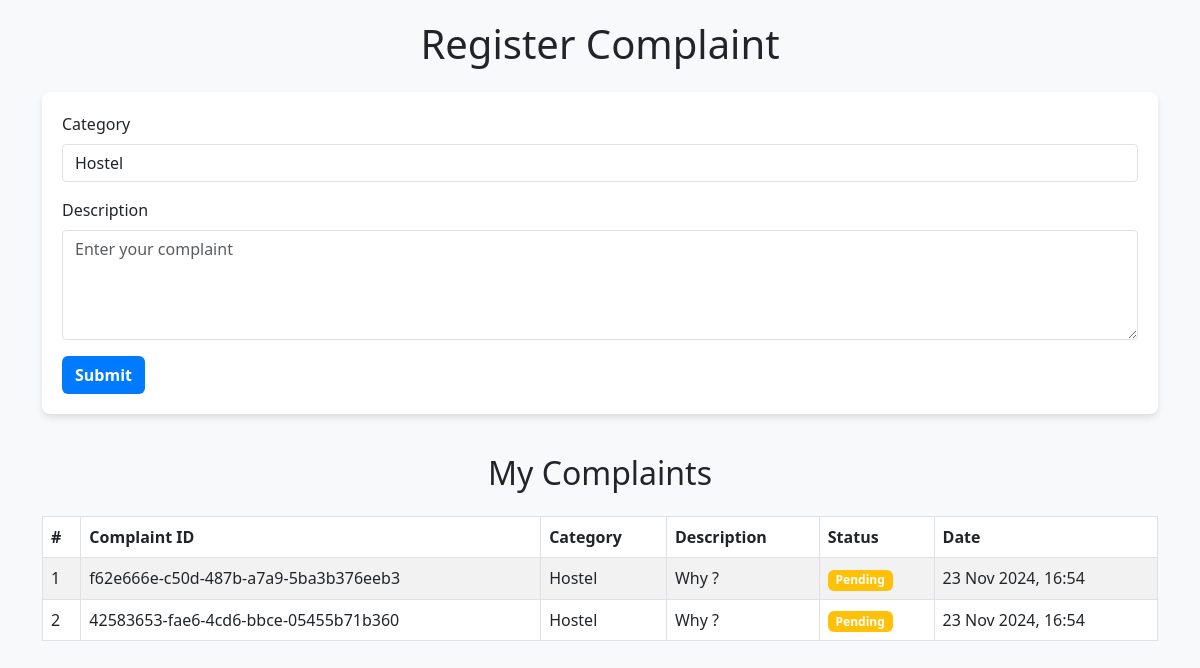
/student/ (signed in), run on an earlier commit of the app's database.
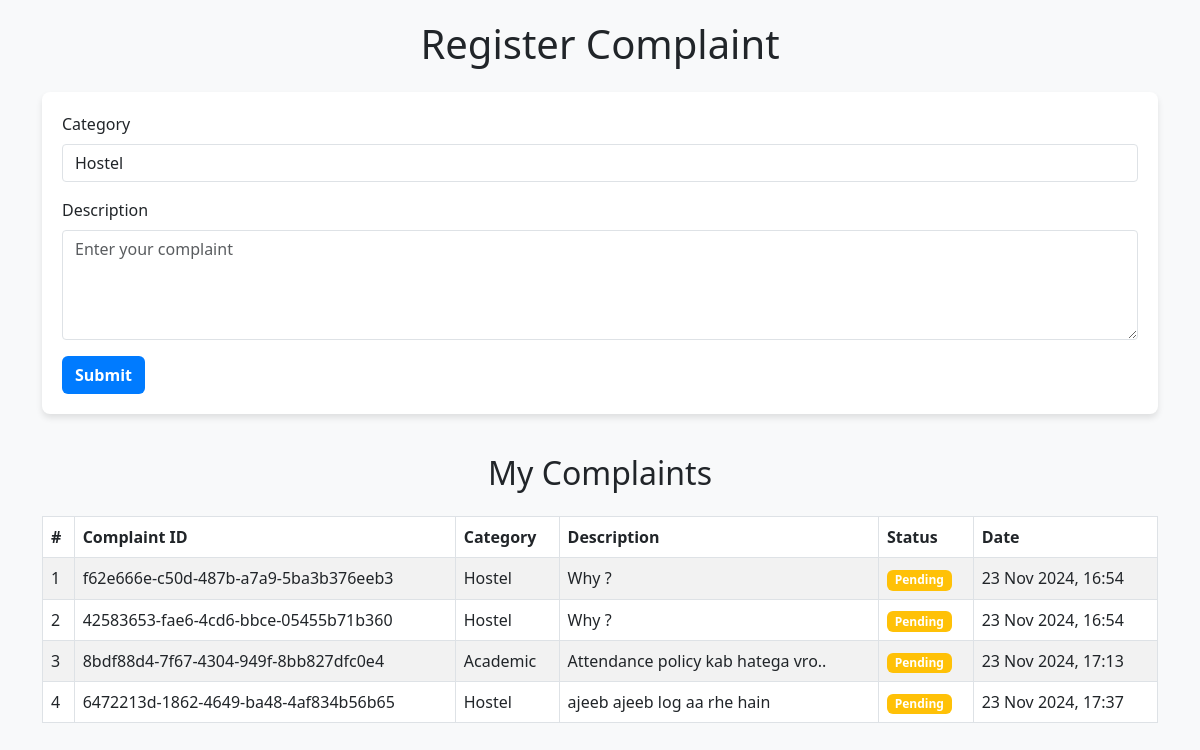
And on a later commit of the database.
### home/models.py (models this page shows, shortened)
class Feedback(models.Model):
    complaint_id = models.UUIDField(primary_key=True, default=uuid.uuid4, editable=False)
    user = models.ForeignKey(User, on_delete=models.CASCADE)  # The complainant
    category = models.CharField(max_length=100)
    description = models.TextField()
    status = models.CharField(max_length=20, default='Pending')  # Pending, In Progress, Resolved
    admin_in_charge = models.CharField(max_length=100, null=True, blank=True)  # Optional field for admin tracking
    remarks = models.TextField(null=True, blank=True)  # Internal remarks
    timestamp = models.DateTimeField(auto_now_add=True)  # Automatically set at creation

### home/views.py (the view, shortened to what this page needs)
# urls.py: path('student/', views.student, name='student'),  # Protected student page
@login_required(login_url='login')  # Require login to access this view
def student(request):
    complaints = Feedback.objects.filter(user=request.user).order_by('timestamp')
    return render(request, 'student.html', {'complaints': complaints})

### templates/student.html (shortened to what this page needs)
{% load static %}
<!DOCTYPE html>
<html lang="en">
<head>
  <link rel="stylesheet" href="https://cdnjs.cloudflare.com/ajax/libs/bootstrap/5.3.0/css/bootstrap.min.css">
</head>
<body>
  <div class="container">
    <h1 class="text-center mb-4">Register Complaint</h1>
    <form method="POST">
      <div class="mb-3">
        <label for="category" class="form-label">Category</label>
        <select name="category" id="category" class="form-control" required>
          <option selected>Hostel</option>
        </select>
      </div>
      <div class="mb-3">
        <label for="description" class="form-label">Description</label>
        <textarea name="description" class="form-control" id="description" rows="4" placeholder="Enter your complaint" required></textarea>
      </div>
      <button type="submit" class="btn btn-submit btn-block">Submit</button>
    </form>
    <div class="table-container">
      <h2 class="text-center mb-4">My Complaints</h2>
      <div class="table-responsive">
        <table class="table table-striped table-bordered">
          <thead class="thead-dark">
            <tr>
              <th>#</th>
              <th>Complaint ID</th>
              <th>Category</th>
              <th>Description</th>
              <th>Status</th>
              <th>Date</th>
            </tr>
          </thead>
          <tbody>
            {% for complaint in complaints %}
            <tr>
              <td>{{ forloop.counter }}</td>
              <td>{{ complaint.complaint_id }}</td>
              <td>{{ complaint.category }}</td>
              <td>{{ complaint.description }}</td>
              <td>
                <span class="badge
                  {% if complaint.status == 'Pending' %} bg-warning
                  {% elif complaint.status == 'In Progress' %} bg-info
                  {% else %} bg-success
                  {% endif %}">
                  {{ complaint.status }}
                </span>
              </td>
              <td>{{ complaint.timestamp|date:"d M Y, H:i" }}</td>
            </tr>
            {% empty %}
            <tr>
              <td colspan="6" class="text-center">No complaints registered yet.</td>
            </tr>
            {% endfor %}
          </tbody>
        </table>
      </div>
    </div>
  </div>
</body>
</html>

What changed in the data, as far as the page shows it:
added Feedback: complaint_id "8bdf88d4-7f67-4304-949f-8bb827dfc0e4", category "Academic", description "Attendance policy kab hatega vro..", status "Pending", timestamp "23 Nov 2024, 17:13"
added Feedback: complaint_id "6472213d-1862-4649-ba48-4af834b56b65", category "Hostel", description "ajeeb ajeeb log aa rhe hain", status "Pending", timestamp "23 Nov 2024, 17:37"
